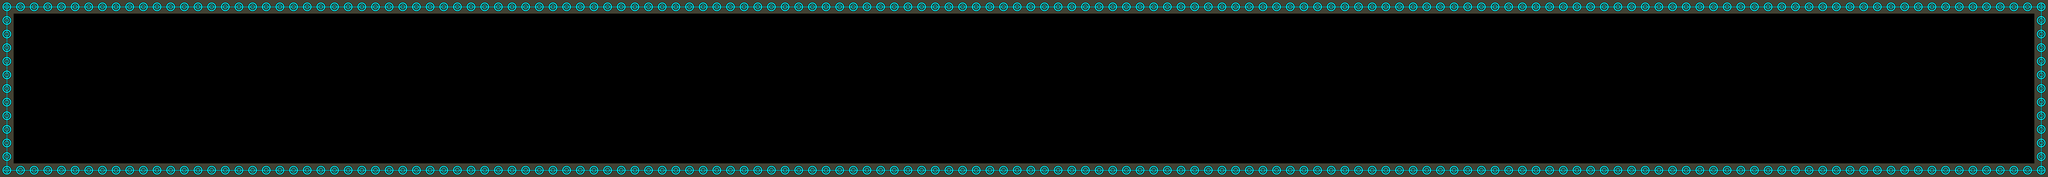

This game map was drawn from its Tiled (.tmx) file and the tilesets committed beside it. A one-line description and the trimmed map source follow:
An orthogonal 150x13 tile map with 48x48 px tiles, 2 tile layers (Terrain, Object), 2 tilesets.

<map version="1.0" orientation="orthogonal" width="150" height="13" tilewidth="48" tileheight="48">
 <tileset firstgid="1" source="object.tsx" />
 <tileset firstgid="6" source="terrain.tsx" />
 <layer name="Terrain" width="150" height="13">
  <data>[1950 cells, 322 non-empty, 6 distinct tile ids]</data>
 </layer>
 <layer name="Object" width="150" height="13">
  <data>[1950 cells, 0 non-empty, 0 distinct tile ids]</data>
 </layer>
</map>
